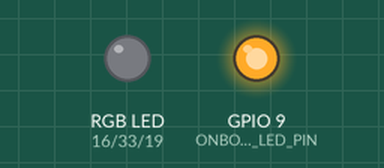
Recording of a sketch running on a simulated ESP32. Shown: an RGB LED mixed from three pins (HIGH = lit), output pins drawn as LEDs (lit = HIGH). WiFi joins after 1.5 s; servers stay silent unless stated; uploads are accepted with an empty reply; what the sketch prints to the serial monitor is not drawn.

Above: at 0.1 s.
At 2.1 s:
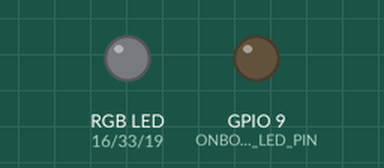
Timing chart, 0 to 3.6 s (numbered marks = the images above):
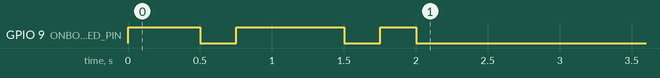

The sketch:

RGB_Toggle.ino
```cpp
/*
* RGNLED CONTROL-------------------
* Use RGNLED:
*  -> Control remotely
*     - Toggle RGB ON/OFF from the platform
* ANGAZA ELIMU - SH.PROJECT V2.0 / 023
* ----------------------------------------
*/
//----------------------------------------Support libraries and sensor parameters.
#include <WiFi.h>
#define R_channel 0
#define G_channel 1
#define B_channel 2
#include "secrets.h"
#define pwm_resolution 8 // 8 bit resolution
#include <HTTPClient.h>
#include <Arduino_JSON.h>
#define pwm_Frequency 5000 // pwm frequency
#include <WiFiClientSecure.h>
#include "pin_configurations.h"
//----------------------------------------


//----------------------------------------Control variables.
const char* server_url="https://smart-home-iot.angazaelimu.com/api/rgbled_state_control";
WiFiClientSecure *client = new WiFiClientSecure;
int httpResponseCode= 0;
String httpRequestData;
String rgbled_data;
HTTPClient https;
String json_data;
String payload;
String rgb_toggle_val;
//----------------------------------------

void setup() {
  // put your setup code here, to run once:
  Serial.begin(115200);

  // led pins init and config
  ledcAttachPin(RED_PIN, R_channel);
  ledcAttachPin(GREEN_PIN, G_channel);
  ledcAttachPin(BLUE_PIN, B_channel);
  ledcSetup(R_channel, pwm_Frequency, pwm_resolution);
  ledcSetup(G_channel, pwm_Frequency, pwm_resolution);
  ledcSetup(B_channel, pwm_Frequency, pwm_resolution);

  // wifi network init
  WiFi.begin(SSID,PASSWORD);

  // pins function and states definition
  pinMode(ONBOARD_LED_PIN,OUTPUT);     //--> On Board LED port Direction output
  digitalWrite(ONBOARD_LED_PIN, HIGH); //--> Turn off Led On Board

  // initialize wifi connection
  Serial.print("Connecting.");
  while (WiFi.status() != WL_CONNECTED) {
    delay(500);
    Serial.print(".");
    //----------------------------------------Make the On Board Flashing LED on the process of connecting to the wifi router.
    digitalWrite(ONBOARD_LED_PIN, LOW);
    delay(250);
    digitalWrite(ONBOARD_LED_PIN, HIGH);
    delay(250);
    //----------------------------------------
  }
  //----------------------------------------
  digitalWrite(ONBOARD_LED_PIN, LOW); //--> Turn off the On Board LED when it is connected to the wifi router.
  //----------------------------------------If successfully connected to the wifi router, the IP Address that will be visited is displayed in the serial monitor
  Serial.println("");
  Serial.print("Successfully connected to : ");
  Serial.println(SSID);
  Serial.print("IP address: ");
  Serial.println(WiFi.localIP());
  Serial.println();
  delay(1000);

  // server initialization
  Serial.println("Server started");
  Serial.println(WiFi.localIP());
  Serial.println("");
  Serial.print("connecting...");
  delay(1000);
}

void loop() {
 if(client){
    // set secure client via root cert
    client->setCACert(root_cacert);
    //create an HTTPClient instance

    //Initializing an HTTPS communication using the secure client
    Serial.print("[HTTPS] begin...\n");
    if(https.begin(*client, server_url)){

      // get server response
      rgbled_data= httpGETRequest(server_url);

      JSONVar json_rgbleddata=JSON.parse(rgbled_data);

      // JSON.typeof(jsonVar) can be used to get the type of the var
      if (JSON.typeof(json_rgbleddata) == "undefined") {
        Serial.println("Parsing input failed!");
        return;
      }
      // get toggle state
      rgb_toggle_val=(const char*)(json_rgbleddata["toggle_state"]);
      Serial.println("RGBLED toogel state: " + rgb_toggle_val);

      if (rgb_toggle_val=="1"){// toggle RGBLED ON
        RGB_Color(255,78,98);
        Serial.println("RGBLED ON");
      }else if(rgb_toggle_val=="0"){// toggle RGBLED OFF
        RGB_Color(0,0,0);
        Serial.println("RGBLED OFF");
      }
    }
    else {
      Serial.printf("[HTTPS] Unable to connect\n");
    }
  }
  else {
    Serial.printf("[HTTPS] Unable to connect\n");
  }

  delay(1000);

}
//RGBLED control
 void RGB_Color(int i, int j, int k)
 {

  ledcWrite(R_channel, i);

  ledcWrite(G_channel, j);

  ledcWrite(B_channel, k);

 }
//  GET request function
String httpGETRequest(const char* serverName) {

    //Specify content-type header
    https.addHeader("Content-Type", "application/x-www-form-urlencoded");

    //----------------------------------------Prepare HTTP Request
    httpRequestData = "rgbled_toggle_API_KEY=" + String(API_KEY) + "";
    // Send POST request
    httpResponseCode = https.POST(httpRequestData);
    //----------------------------------------

    //----------------------------------------GET HTTP Request
    if (httpResponseCode > 0) {
      //initialize payload if GET data is available
      Serial.print("HTTP Response code: ");
      Serial.println(httpResponseCode);
      payload = https.getString();
    }
    else {
      //error if no GET data
      Serial.print("Error code: ");
      Serial.println(httpResponseCode);
    }
    // Free resources
    https.end();

    return payload;
    //----------------------------------------
}
```

secrets.h
```cpp
#define  SSID ""    // replace MySSID with your WiFi network name
#define PASSWORD ""  // replace MyPassword with your WiFi password
#define API_KEY ""

/*
 * server auth CA certificate key
 * ------DO NOT EDIT--------
 */
const char* root_cacert = \
"-----BEGIN CERTIFICATE-----\n" \
"MIIFazCCA1OgAwIBAgIRAIIQz7DSQONZRGPgu2OCiwAwDQYJKoZIhvcNAQELBQAw\n" \
"TzELMAkGA1UEBhMCVVMxKTAnBgNVBAoTIEludGVybmV0IFNlY3VyaXR5IFJlc2Vh\n" \
"cmNoIEdyb3VwMRUwEwYDVQQDEwxJU1JHIFJvb3QgWDEwHhcNMTUwNjA0MTEwNDM4\n" \
"WhcNMzUwNjA0MTEwNDM4WjBPMQswCQYDVQQGEwJVUzEpMCcGA1UEChMgSW50ZXJu\n" \
"ZXQgU2VjdXJpdHkgUmVzZWFyY2ggR3JvdXAxFTATBgNVBAMTDElTUkcgUm9vdCBY\n" \
"MTCCAiIwDQYJKoZIhvcNAQEBBQADggIPADCCAgoCggIBAK3oJHP0FDfzm54rVygc\n" \
"h77ct984kIxuPOZXoHj3dcKi/vVqbvYATyjb3miGbESTtrFj/RQSa78f0uoxmyF+\n" \
"0TM8ukj13Xnfs7j/EvEhmkvBioZxaUpmZmyPfjxwv60pIgbz5MDmgK7iS4+3mX6U\n" \
"A5/TR5d8mUgjU+g4rk8Kb4Mu0UlXjIB0ttov0DiNewNwIRt18jA8+o+u3dpjq+sW\n" \
"T8KOEUt+zwvo/7V3LvSye0rgTBIlDHCNAymg4VMk7BPZ7hm/ELNKjD+Jo2FR3qyH\n" \
"B5T0Y3HsLuJvW5iB4YlcNHlsdu87kGJ55tukmi8mxdAQ4Q7e2RCOFvu396j3x+UC\n" \
"B5iPNgiV5+I3lg02dZ77DnKxHZu8A/lJBdiB3QW0KtZB6awBdpUKD9jf1b0SHzUv\n" \
"KBds0pjBqAlkd25HN7rOrFleaJ1/ctaJxQZBKT5ZPt0m9STJEadao0xAH0ahmbWn\n" \
"OlFuhjuefXKnEgV4We0+UXgVCwOPjdAvBbI+e0ocS3MFEvzG6uBQE3xDk3SzynTn\n" \
"jh8BCNAw1FtxNrQHusEwMFxIt4I7mKZ9YIqioymCzLq9gwQbooMDQaHWBfEbwrbw\n" \
"qHyGO0aoSCqI3Haadr8faqU9GY/rOPNk3sgrDQoo//fb4hVC1CLQJ13hef4Y53CI\n" \
"rU7m2Ys6xt0nUW7/vGT1M0NPAgMBAAGjQjBAMA4GA1UdDwEB/wQEAwIBBjAPBgNV\n" \
"HRMBAf8EBTADAQH/MB0GA1UdDgQWBBR5tFnme7bl5AFzgAiIyBpY9umbbjANBgkq\n" \
"hkiG9w0BAQsFAAOCAgEAVR9YqbyyqFDQDLHYGmkgJykIrGF1XIpu+ILlaS/V9lZL\n" \
"ubhzEFnTIZd+50xx+7LSYK05qAvqFyFWhfFQDlnrzuBZ6brJFe+GnY+EgPbk6ZGQ\n" \
"3BebYhtF8GaV0nxvwuo77x/Py9auJ/GpsMiu/X1+mvoiBOv/2X/qkSsisRcOj/KK\n" \
"NFtY2PwByVS5uCbMiogziUwthDyC3+6WVwW6LLv3xLfHTjuCvjHIInNzktHCgKQ5\n" \
"ORAzI4JMPJ+GslWYHb4phowim57iaztXOoJwTdwJx4nLCgdNbOhdjsnvzqvHu7Ur\n" \
"TkXWStAmzOVyyghqpZXjFaH3pO3JLF+l+/+sKAIuvtd7u+Nxe5AW0wdeRlN8NwdC\n" \
"jNPElpzVmbUq4JUagEiuTDkHzsxHpFKVK7q4+63SM1N95R1NbdWhscdCb+ZAJzVc\n" \
"oyi3B43njTOQ5yOf+1CceWxG1bQVs5ZufpsMljq4Ui0/1lvh+wjChP4kqKOJ2qxq\n" \
"4RgqsahDYVvTH9w7jXbyLeiNdd8XM2w9U/t7y0Ff/9yi0GE44Za4rF2LN9d11TPA\n" \
"mRGunUHBcnWEvgJBQl9nJEiU0Zsnvgc/ubhPgXRR4Xq37Z0j4r7g1SgEEzwxA57d\n" \
"emyPxgcYxn/eR44/KJ4EBs+lVDR3veyJm+kXQ99b21/+jh5Xos1AnX5iItreGCc=\n" \
"-----END CERTIFICATE-----\n" ;
```

pin_configurations.h
```cpp
#define PUSH_BUTTON_PIN 4 //A1
#define PUSH_BUTTON_PIN 40  //D1
#define WATER_LEVEL_PIN 5 //A2
#define LDR_PIN 6 //A3
#define DHT_PIN 7 //A4
#define ONBOARD_LED_PIN 9
#define BUZZER_PIN 15 //A5
#define INA_PIN 38  //D3
#define INB_PIN 35  //D4
#define MQ2_PIN 34  //A8
#define PIR_PIN 39  //D2
#define SERVO_PIN 20 //A10

#define RED_PIN 16  //A6
#define BLUE_PIN 19  //A7
#define GREEN_PIN 33  //A9

#define I2S_SD 8  //DOUT
#define I2S_SCK 17  //LRCL
#define I2S_WS 18 //BCLK

#define I2C_SCL 2  //SCL
#define I2C_SDA 42  //SDA
```
